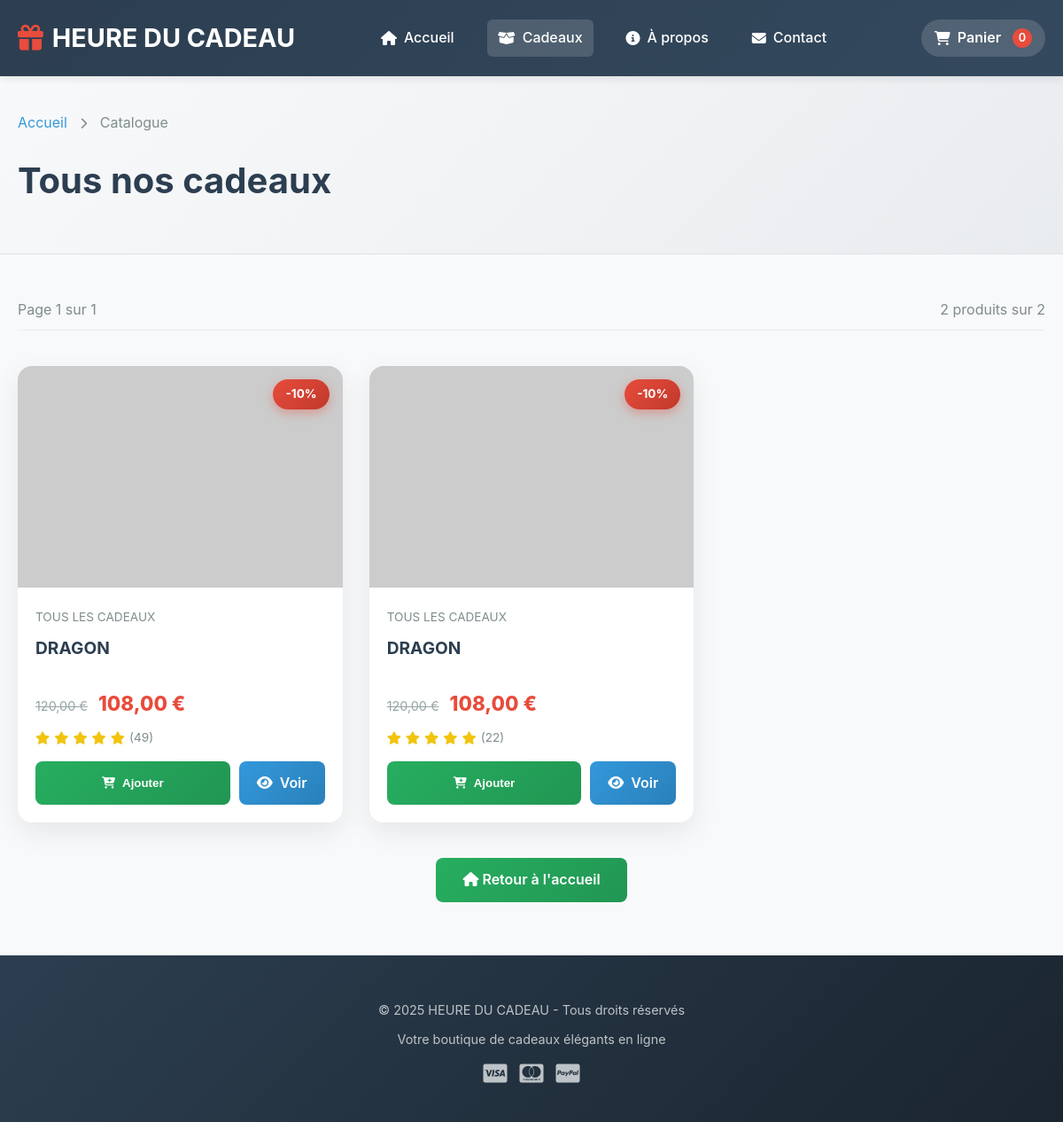
The page /catalogue.php on the database its author committed.
### tables this page shows
CREATE TABLE `produits` (
  `id_produit` int NOT NULL,
  `reference` varchar(50) NOT NULL,
  `nom` varchar(255) NOT NULL,
  `slug` varchar(255) NOT NULL,
  `description` text,
  `description_courte` text,
  `prix_ht` decimal(10,2) NOT NULL,
  `tva` decimal(4,2) DEFAULT '20.00',
  `prix_ttc` decimal(10,2) GENERATED ALWAYS AS ((`prix_ht` * (1 + (`tva` / 100)))) STORED,
  `quantite_stock` int DEFAULT '0',
  `seuil_alerte` int DEFAULT '10',
  `id_categorie` int NOT NULL,
  `marque` varchar(100) DEFAULT NULL,
  `poids` decimal(6,2) DEFAULT NULL COMMENT 'en grammes',
  `dimensions` varchar(50) DEFAULT NULL COMMENT 'LxHxP en cm',
  `materiau` varchar(100) DEFAULT NULL,
  `couleur` varchar(50) DEFAULT NULL,
  `made_in` varchar(50) DEFAULT NULL,
  `personnalisable` tinyint(1) DEFAULT '0',
  `ecologique` tinyint(1) DEFAULT '0',
  `made_in_france` tinyint(1) DEFAULT '0',
  `artisanal` tinyint(1) DEFAULT '0',
  `exclusif` tinyint(1) DEFAULT '0',
  `note_moyenne` decimal(3,2) DEFAULT '0.00',
  `nombre_avis` int DEFAULT '0',
  `vues` int DEFAULT '0',
  `ventes` int DEFAULT '0',
  `statut` enum('actif','inactif','rupture','bientot') DEFAULT 'actif',
  `date_creation` datetime DEFAULT CURRENT_TIMESTAMP,
  `date_modification` datetime DEFAULT NULL ON UPDATE CURRENT_TIMESTAMP
);

CREATE TABLE `categories` (
  `id_categorie` int NOT NULL,
  `nom` varchar(100) NOT NULL,
  `slug` varchar(100) NOT NULL,
  `description` text,
  `parent_id` int DEFAULT NULL,
  `image` varchar(255) DEFAULT NULL,
  `ordre` int DEFAULT '0',
  `active` tinyint(1) DEFAULT '1',
  `meta_titre` varchar(255) DEFAULT NULL,
  `meta_description` text,
  `date_creation` datetime DEFAULT CURRENT_TIMESTAMP
);

### session_verification.php (called while the page is built, shortened)
<?php
function getCartItemsFromBDD($pdo) {
    $session_id = session_id();
    $client_id = $_SESSION[SESSION_KEY_CLIENT_ID] ?? null;
    try {
        if ($client_id) {
            $stmt = $pdo->prepare("
                SELECT id_panier FROM panier
                WHERE id_client = ? AND statut = 'actif'
                ORDER BY date_creation DESC LIMIT 1
            ");
            $stmt->execute([$client_id]);
        } else {
            $stmt = $pdo->prepare("
                SELECT id_panier FROM panier
                WHERE session_id = ? AND statut = 'actif'
                ORDER BY date_creation DESC LIMIT 1
            ");
            $stmt->execute([$session_id]);
        }
        $panier = $stmt->fetch();
        if (!$panier) {
            return [
                'success' => true,
                'panier' => [],
                'sous_total' => 0,
                'total_items' => 0
            ];
        }
        $id_panier = $panier['id_panier'];
        $stmt = $pdo->prepare("
            SELECT
                pi.id_item,
                pi.id_produit,
                pi.quantite,
                pi.prix_unitaire,
                pi.date_ajout,
                p.nom,
                p.reference,
                p.slug,
                p.quantite_stock,
                p.description_courte,
                (SELECT url_image FROM images_produits WHERE id_produit = p.id_produit AND principale = 1 LIMIT 1) as image,
                (pi.quantite * pi.prix_unitaire) as prix_total
            FROM panier_items pi
            INNER JOIN produits p ON pi.id_produit = p.id_produit
            WHERE pi.id_panier = ?
            ORDER BY pi.date_ajout DESC
        ");
        $stmt->execute([$id_panier]);
        $items = $stmt->fetchAll();
        $sous_total = 0;
        $total_items = 0;
        return [
            'success' => true,
            'panier' => $items,
            'sous_total' => round($sous_total, 2),
            'total_items' => $total_items,
            'panier_id' => (int)$id_panier
        ];
    } catch (Exception $e) {
        error_log("Erreur getCartItemsFromBDD: " . $e->getMessage());
        return [
            'success' => false,
            'message' => 'Erreur lors de la récupération du panier',
            'panier' => [],
            'sous_total' => 0,
            'total_items' => 0
        ];
    }
}
?>

### catalogue.php (the view, shortened to what this page needs)
<?php
require_once 'session_verification.php';
$produits_par_page = 12;
$page = isset($_GET['page']) ? (int)$_GET['page'] : 1;
$offset = ($page - 1) * $produits_par_page;
$categorie_id = isset($_GET['categorie']) ? (int)$_GET['categorie'] : 0;
$is_all_categories = ($categorie_id <= 0);
$pdo = getPDOConnection();
$produits = [];
$categorie = null;
$total_produits = 0;
$total_pages = 1;
$erreur_bdd = false;
$message_erreur = '';
if ($pdo) {
    try {
        if (!$erreur_bdd) {
            if ($is_all_categories) {
                $stmt_count = $pdo->query("SELECT COUNT(*) FROM produits WHERE statut = 'actif'");
            } else {
                $stmt_count = $pdo->prepare("SELECT COUNT(*) FROM produits WHERE statut = 'actif' AND id_categorie = ?");
                $stmt_count->execute([$categorie_id]);
            }
            $total_produits = $stmt_count->fetchColumn();
            $total_pages = ceil($total_produits / $produits_par_page);
            if ($is_all_categories) {
                $sql = "SELECT DISTINCT p.*, c.nom as categorie_nom, c.id_categorie as categorie_id
                        FROM produits p
                        LEFT JOIN categories c ON p.id_categorie = c.id_categorie
                        WHERE p.statut = 'actif'
                        ORDER BY p.date_creation DESC, p.id_produit DESC
                        LIMIT ? OFFSET ?";
                $stmt = $pdo->prepare($sql);
                $stmt->execute([$produits_par_page, $offset]);
            }
            $produits = $stmt->fetchAll();
            $images = [];
            if (!empty($produits)) {
                $ids = array_unique(array_column($produits, 'id_produit'));
                if (!empty($ids)) {
                    $placeholders = implode(',', array_fill(0, count($ids), '?'));
                    $stmt_imgs = $pdo->prepare("SELECT id_produit, url_image, principale
                                                FROM images_produits
                                                WHERE id_produit IN ($placeholders)
                                                ORDER BY principale DESC, ordre ASC, id_image ASC");
                    $stmt_imgs->execute($ids);
                    while ($img = $stmt_imgs->fetch()) {
                        if (!isset($images[$img['id_produit']])) {
                            $images[$img['id_produit']] = $img['url_image'];
                        }
                    }
                }
            }
        }
    } catch (Exception $e) {
        error_log("Erreur récupération catalogue: " . $e->getMessage());
        $erreur_bdd = true;
        $message_erreur = $e->getMessage();
    }
} else {
    $erreur_bdd = true;
    $message_erreur = "Impossible de se connecter à la base de données";
}
$panier_data = getCartItemsFromBDD($pdo);
$panier_count = $panier_data['total_items'] ?? 0;
if ($is_all_categories) {
    $page_title = "Tous nos cadeaux";
} else {
    $page_title = $categorie ? htmlspecialchars($categorie['nom']) : "Catégorie introuvable";
}
?>
<!DOCTYPE html>
<html lang="fr">
<head>
    <link rel="stylesheet" href="https://cdnjs.cloudflare.com/ajax/libs/font-awesome/6.4.0/css/all.min.css">
</head>
<body>
    <header>
        <div class="container">
            <div class="header-content">
                <a href="index.php" class="logo"><i class="fas fa-gift"></i> HEURE DU CADEAU</a>
                <nav>
                    <a href="index.php"><i class="fas fa-home"></i> Accueil</a>
                    <a href="catalogue.php" class="active"><i class="fas fa-box-open"></i> Cadeaux</a>
                    <a href="apropos.html"><i class="fas fa-info-circle"></i> À propos</a>
                    <a href="contact.html"><i class="fas fa-envelope"></i> Contact</a>
                </nav>
                <div class="cart-wrapper">
                    <a href="panier.html" class="cart-link" id="cartToggle">
                        <i class="fas fa-shopping-cart"></i>
                        <span>Panier</span>
                        <span class="cart-count" id="cartCount"><?= $panier_count ?></span>
                    </a>
                </div>
            </div>
        </div>
    </header>
    <section class="catalogue-header">
        <div class="container">
            <div class="breadcrumb">
                <a href="index.php">Accueil</a> <i class="fas fa-chevron-right"></i>
                <?php if ($is_all_categories): ?>
                    <span>Catalogue</span>
                <?php else: ?>
                    <a href="catalogue.php">Catalogue</a> <i class="fas fa-chevron-right"></i>
                    <span><?= htmlspecialchars($categorie['nom']) ?></span>
                <?php endif; ?>
            </div>
            <h1><?= $page_title ?></h1>
        </div>
    </section>
    <section class="container">
        <div class="products-info">
            <span>Page <?= $page ?> sur <?= $total_pages ?></span>
            <span><?= count($produits) ?> produits sur <?= $total_produits ?></span>
        </div>
        <div class="products-grid" id="featuredProducts">
            <?php if ($erreur_bdd): ?>
                <div class="empty-state"><i class="fas fa-exclamation-triangle"></i><h3>Erreur de chargement</h3><p><?= htmlspecialchars($message_erreur) ?></p><button onclick="window.location.reload()" class="btn-add-to-cart" style="display: inline-block;"><i class="fas fa-sync-alt"></i> Réessayer</button></div>
            <?php else: ?>
                <?php foreach ($produits as $produit):
                    $prix_original = $produit['prix_original'] ?? $produit['prix_ttc'];
                    $prix_promo = $produit['prix_promo'] ?? $prix_original;
                    $reduction_percent = $produit['reduction_percent'] ?? 0;
                    $has_promotion = $produit['has_promotion'] ?? false;
                    $prix_affiche = number_format($prix_promo, 2, ',', ' ');
                    $prix_original_affiche = number_format($prix_original, 2, ',', ' ');
                    $image_url = isset($images[$produit['id_produit']]) ? $images[$produit['id_produit']] : 'https://via.placeholder.com/300x300/95a5a6/ffffff?text=Produit';
                    $stock = $produit['quantite_stock'] ?? 0;
                    $en_stock = $stock > 0;
                ?>
                <div class="product-card" data-id="<?= $produit['id_produit'] ?>" id="product-<?= $produit['id_produit'] ?>">
                    <?php if ($has_promotion && $reduction_percent > 0): ?><span class="discount-badge">-<?= round($reduction_percent) ?>%</span><?php endif; ?>
                    <div class="product-image">
                        <img src="<?= htmlspecialchars($image_url) ?>" alt="<?= htmlspecialchars($produit['nom'] ?? 'Produit') ?>" loading="lazy" onerror="this.src='https://via.placeholder.com/300x300/95a5a6/ffffff?text=Produit'">
                    </div>
                    <div class="product-info">
                        <span class="product-category"><?= htmlspecialchars($produit['categorie_nom'] ?? ($is_all_categories ? 'Cadeau' : $categorie['nom'])) ?></span>
                        <h3><?= htmlspecialchars($produit['nom'] ?? 'Produit sans nom') ?></h3>
                        <?php if ($has_promotion && $prix_promo < $prix_original): ?>
                            <div class="product-price-wrapper"><span class="old-price"><?= $prix_original_affiche ?> €</span><span class="new-price"><?= $prix_affiche ?> €</span></div>
                        <?php else: ?>
                            <div class="product-price"><?= $prix_affiche ?> €</div>
                        <?php endif; ?>
                        <div class="product-rating"><?php for($i = 1; $i <= 5; $i++): ?><i class="fas fa-star"></i><?php endfor; ?><span class="rating-count">(<?= rand(5, 50) ?>)</span></div>
                        <div class="product-actions">
                            <button class="btn-add-to-cart" data-id="<?= $produit['id_produit'] ?>" <?= !$en_stock ? 'disabled' : '' ?> data-nom="<?= htmlspecialchars($produit['nom']) ?>" data-prix="<?= $prix_promo ?>" data-image="<?= $image_url ?>"><i class="fas fa-cart-plus"></i> <?= $en_stock ? 'Ajouter' : 'Rupture' ?></button>
                            <a href="produit.php?id=<?= $produit['id_produit'] ?>" class="btn-view"><i class="fas fa-eye"></i> Voir</a>
                        </div>
                    </div>
                </div>
                <?php endforeach; ?>
            <?php endif; ?>
        </div>
        <div class="text-center" style="margin-top: 20px; margin-bottom: 40px;">
            <a href="index.php" class="btn-home" style="display: inline-block; padding: 12px 30px; background: linear-gradient(135deg, #27ae60, #219653); color: white; border-radius: 8px; text-decoration: none; font-weight: 600;"><i class="fas fa-home"></i> Retour à l'accueil</a>
        </div>
    </section>
    <footer>
        <div class="container">
            <div class="footer-content">
                <p>&copy; 2025 HEURE DU CADEAU - Tous droits réservés</p>
                <p>Votre boutique de cadeaux élégants en ligne</p>
                <p style="margin-top: 15px"><i class="fab fa-cc-visa"></i> <i class="fab fa-cc-mastercard"></i> <i class="fab fa-cc-paypal"></i></p>
            </div>
        </div>
    </footer>
</body>
</html>

### rows shown on the page
produits: quantite_stock "10", id_categorie.nom "TOUS LES CADEAUX", nom "DRAGON", prix_original_affiche "120,00", prix_affiche "108,00", shows "Ajouter"

### other values the page prints
$panier_count "0"
$page_title "Tous nos cadeaux"
$page "1"
$total_pages "1"
count($produits) "2"
$total_produits "2"
